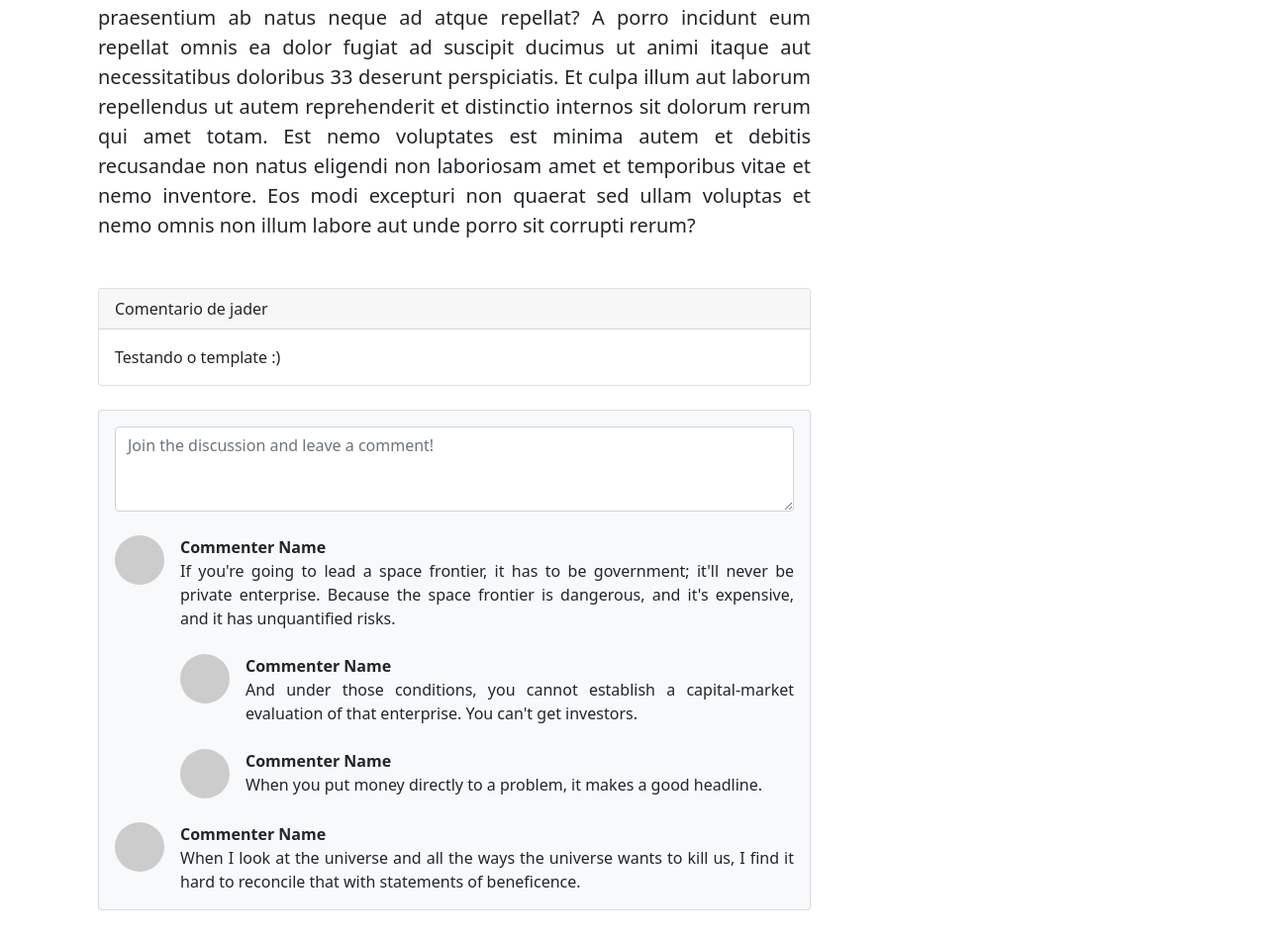
/redif/detalhar/2/ (lower part), run on an earlier commit of the app's database.
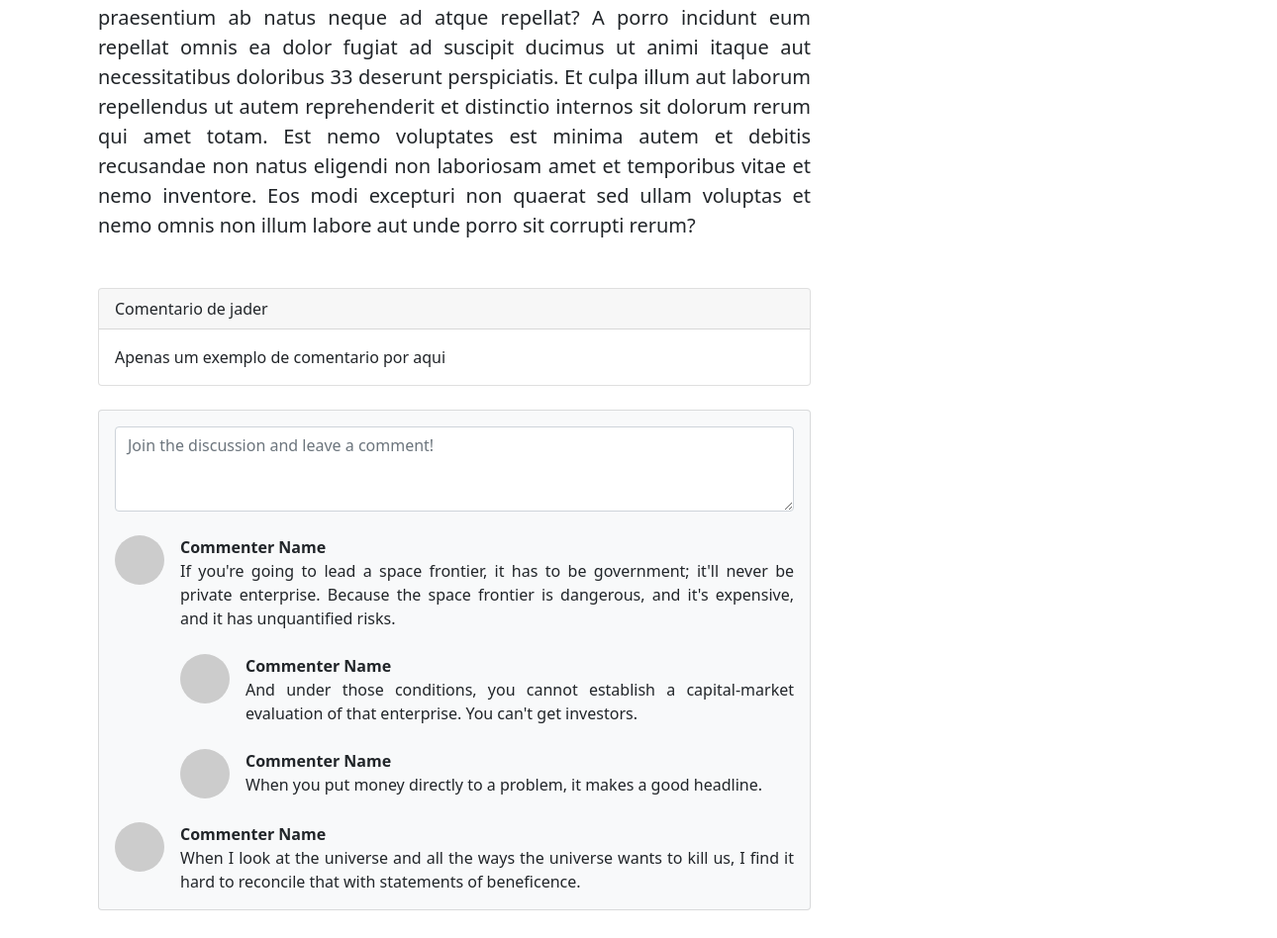
And on a later commit of the database.
### RedifApp/models.py (models this page shows)
class Redacao(models.Model):
    titulo = models.CharField(
        max_length = 45,
        blank = False,
        null = False,
    )
    area = models.CharField(
        blank=False,
        null = False,
        max_length=45,
    )
    tema = models.CharField(
        blank=False,
        null = False,
        max_length=45,
    )
    data_criacao = models.DateTimeField(
        blank=False,
        null = False,
        default= date.today,
    )
    conteudo = models.TextField(
        blank = False,
        null = False,
        max_length= 15000
    )
    comentario = models.TextField(
        max_length=300,
        blank= True,
        null= True,
        default=None
    )
    fk_autor = models.ForeignKey(
        User,
        on_delete=models.CASCADE,
    )

### RedifApp/views.py (the view)
# urls.py: path('detalhar/<int:id>/', views.detalharRedacao, name='detalharRedacao'),
def detalharRedacao(request, id):
    redacao = Redacao.objects.get(pk=id)
    autor = redacao.fk_autor.username
    context = {
        'Redacao' : redacao,
        'autor' : autor
    }
    return render(request, 'redacao/detalhar.html', context)

### templates/redacao/detalhar.html (shortened to what this page needs)
{% extends '-index.html' %}
{% load static %}
{% block head %}
<link rel="stylesheet" href="{% static 'css/redacoes/detalhar.css'%}">
{%endblock%}
{%load static%}
{% block content %}
<div class="container mt-5">
    <div class="row">
        <div class="col-lg-8">
            <article>
                <section class="mb-5">
                    <p class="fs-5 mb-4">{{Redacao.conteudo}}</p>
                </section>
            </article>
            <section class="mb-5">
            <div class="card mb-4">
                <div class="card-header">Comentario de {{Redacao.fk_autor.username}}</div>
                <div class="card-body">{{Redacao.comentario}}</div>
            </div>
                <div class="card bg-light">
                    <div class="card-body">
                        <form class="mb-4"><textarea class="form-control" rows="3" placeholder="Join the discussion and leave a comment!"></textarea></form>
                        <div class="d-flex mb-4">
                            <div class="flex-shrink-0"><img class="rounded-circle" src="https://dummyimage.com/50x50/ced4da/6c757d.jpg" alt="..." /></div>
                            <div class="ms-3">
                                <div class="fw-bold">Commenter Name</div>
                                If you're going to lead a space frontier, it has to be government; it'll never be private enterprise. Because the space frontier is dangerous, and it's expensive, and it has unquantified risks.
                                <div class="d-flex mt-4">
                                    <div class="flex-shrink-0"><img class="rounded-circle" src="https://dummyimage.com/50x50/ced4da/6c757d.jpg" alt="..." /></div>
                                    <div class="ms-3">
                                        <div class="fw-bold">Commenter Name</div>
                                        And under those conditions, you cannot establish a capital-market evaluation of that enterprise. You can't get investors.
                                    </div>
                                </div>
                                <div class="d-flex mt-4">
                                    <div class="flex-shrink-0"><img class="rounded-circle" src="https://dummyimage.com/50x50/ced4da/6c757d.jpg" alt="..." /></div>
                                    <div class="ms-3">
                                        <div class="fw-bold">Commenter Name</div>
                                        When you put money directly to a problem, it makes a good headline.
                                    </div>
                                </div>
                            </div>
                        </div>
                        <div class="d-flex">
                            <div class="flex-shrink-0"><img class="rounded-circle" src="https://dummyimage.com/50x50/ced4da/6c757d.jpg" alt="..." /></div>
                            <div class="ms-3">
                                <div class="fw-bold">Commenter Name</div>
                                When I look at the universe and all the ways the universe wants to kill us, I find it hard to reconcile that with statements of beneficence.
                            </div>
                        </div>
                    </div>
                </div>
            </section>
        </div>
        <div class="col-lg-4">
        </div>
    </div>
</div>
{% endblock %}

What changed in the data, as far as the page shows it:
changed Redacao "jader": comentario "Testando o template :)" → "Apenas um exemplo de comentario por aqui"
